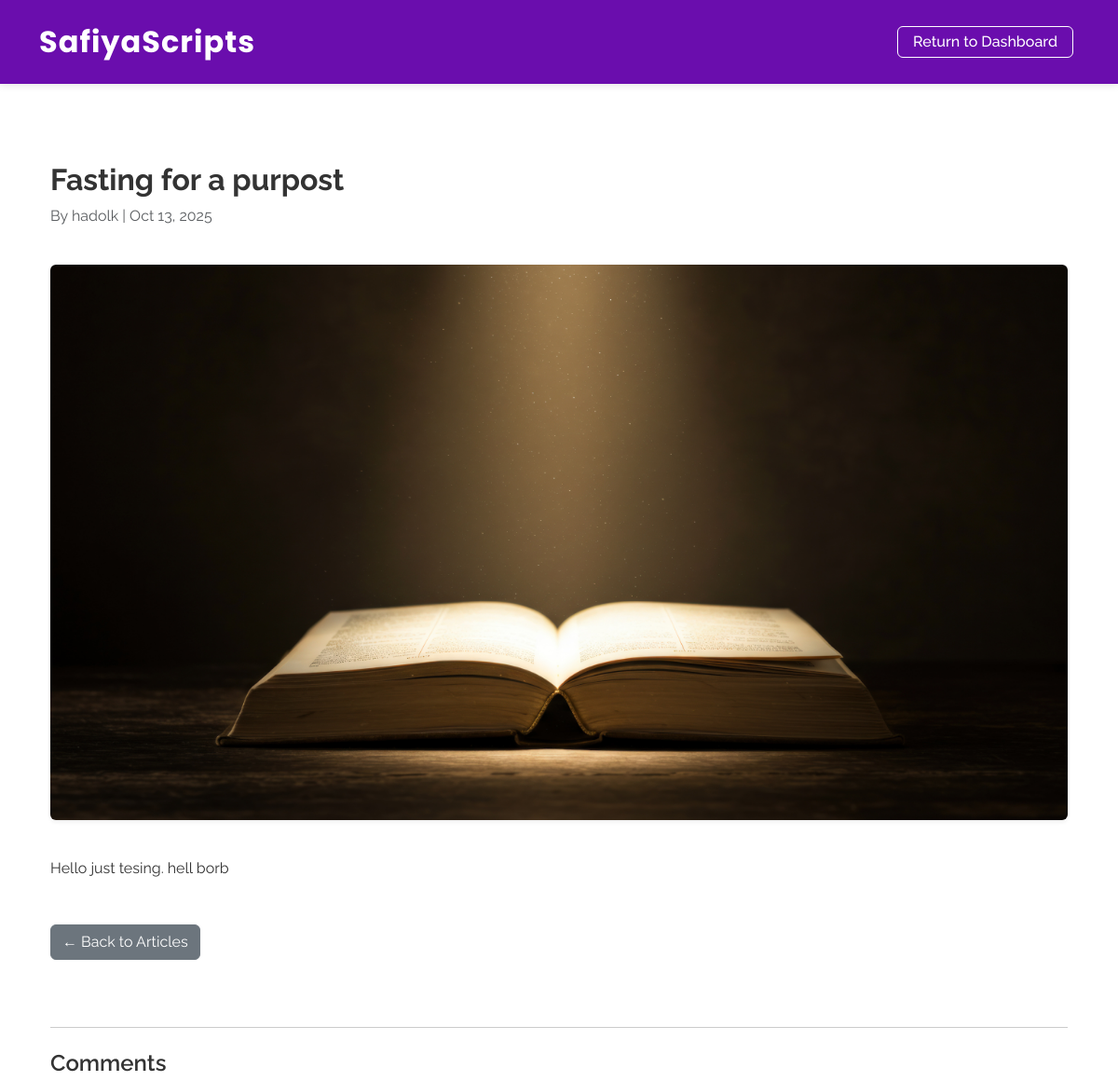
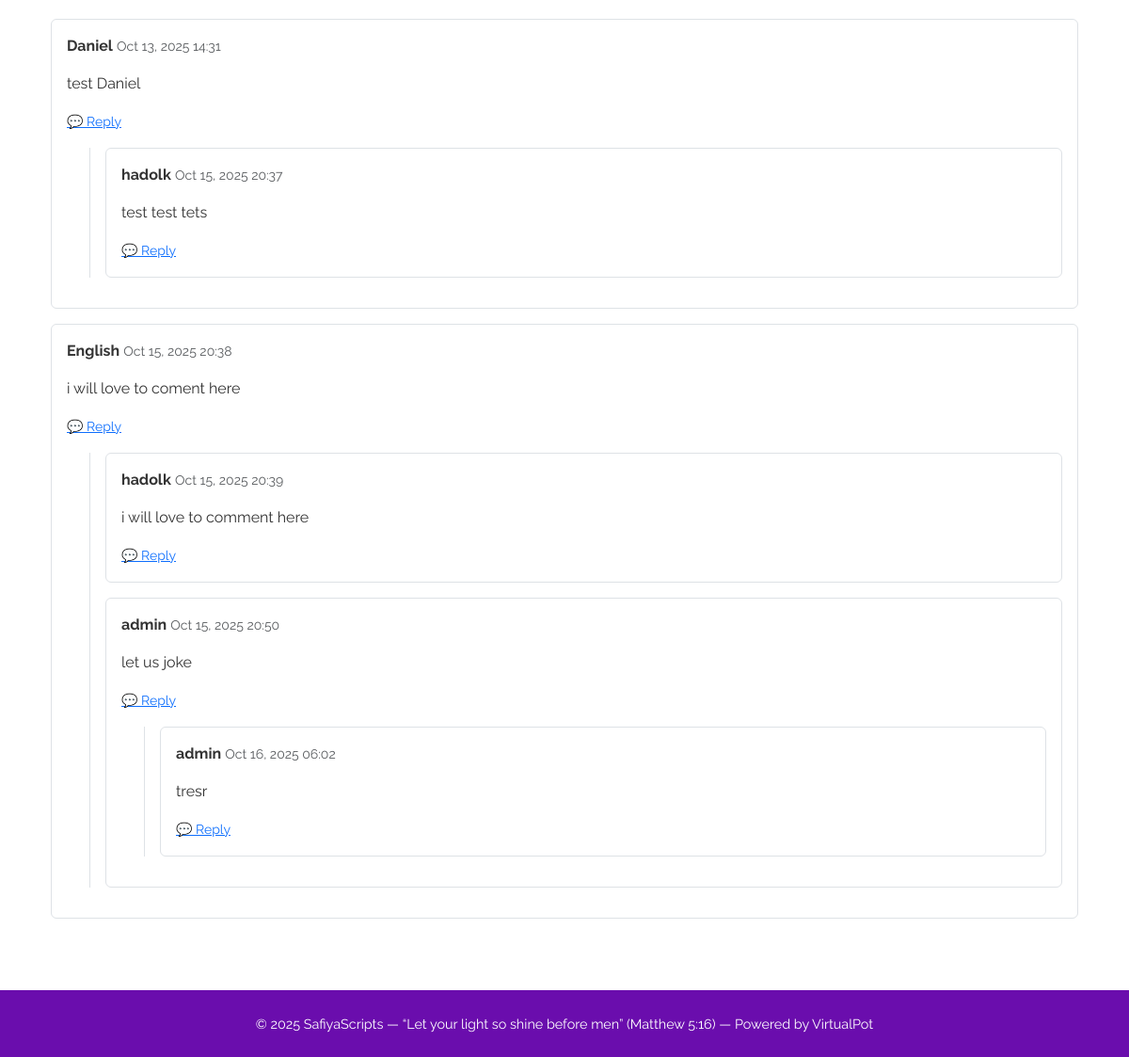
The page /articles/5/ on the database its author committed (2 pictures, top to bottom).
### articles/models.py (models this page shows, shortened)
class Article(models.Model):
    title = models.CharField(max_length=200)
    short_description = models.TextField(max_length=300)
    full_description = models.TextField()
    author = models.ForeignKey(User, on_delete=models.CASCADE)
    image = models.ImageField(upload_to='article_images/', blank=True, null=True)
    date_posted = models.DateTimeField(default=timezone.now)
    class Meta:
        ordering = ['-date_posted']

class Comment(models.Model):
    article = models.ForeignKey(Article, related_name='comments', on_delete=models.CASCADE)
    user = models.ForeignKey(User, on_delete=models.CASCADE, blank=True, null=True)
    parent = models.ForeignKey('self', null=True, blank=True, related_name='replies', on_delete=models.CASCADE)
    name = models.CharField(max_length=100)
    email = models.EmailField(blank=True, null=True)
    content = models.TextField()
    created_at = models.DateTimeField(default=timezone.now)
    class Meta:
        ordering = ['created_at']

### articles/views.py (the view, shortened to what this page needs)
def article_detail(request, pk):
    article = get_object_or_404(Article, pk=pk)
    comments = article.comments.filter(parent__isnull=True).select_related('user')
    comment_form = CommentForm()
    context = {
        'article': article,
        'comments': comments,
        'comment_form': comment_form,
    }
    return render(request, 'articles/article_detail.html', context)

### templates/articles/article_detail.html (shortened to what this page needs)
{% extends "base_admin.html" %}
{% block content %}
<div class="container mt-4">
  <div class="d-flex justify-content-between align-items-center">
    <div>
      <h2 class="fw-bold">{{ article.title }}</h2>
      <p class="text-muted">
        By {{ article.author.username }} | {{ article.date_posted|date:"M d, Y" }}
      </p>
    </div>
  </div>
  {% if article.image %}
    <img src="{{ article.image.url }}"
         class="img-fluid rounded my-4 shadow-sm"
         alt="{{ article.title }}">
  {% endif %}
  <div class="article-body mb-5">
    <p class="fs-5">{{ article.full_description|linebreaks }}</p>
  </div>
  {% if request.user.is_staff %}
    <a href="{% url 'articles:article_list' %}" class="btn btn-secondary mb-5">
      ← Back to Articles
    </a>
  {% else %}
    <a href="{% url 'articles:article_list_public' %}" class="btn btn-secondary mb-5">
      ← Back to Articles
    </a>
  {% endif %}
  <hr class="my-4">
  <h4 class="mb-4 fw-semibold">Comments</h4>
  <div class="mt-3">
    {% if comments %}
      {% for comment in comments %}
        {% include "articles/comment_thread.html" with comment=comment %}
      {% endfor %}
    {% else %}
      <p class="text-muted">No comments yet.</p>
    {% endif %}
  </div>
</div>
{% endblock %}

### templates/articles/comment_thread.html (shortened to what this page needs)
<div class="border rounded p-3 mb-3" id="comment-{{ comment.id }}">
  <p><strong>{{ comment.name }}</strong> <small class="text-muted">{{ comment.created_at|date:"M d, Y H:i" }}</small></p>
  <p>{{ comment.content|linebreaks }}</p>
  <a href="#" class="text-primary small reply-link" data-comment="{{ comment.id }}">
    💬 Reply
  </a>
  {% if comment.replies.all %}
    <div class="ms-4 mt-3 border-start ps-3">
      {% for reply in comment.replies.all %}
        {% include "articles/comment_thread.html" with comment=reply %}
      {% endfor %}
    </div>
  {% endif %}
</div>

### templates/base_admin.html (style rules this page uses)
body { background-color: #ffffff; font-family: 'Raleway', sans-serif; color: #333; min-height: 100vh; display: flex; flex-direction: column; }

### rows shown on the page
Article: title "Fasting for a purpost", author.username "hadolk", date_posted "Oct 13, 2025", image (picture), full_description "Hello just tesing. hell borb"
Comment: name "Daniel", created_at "Oct 13, 2025 14:31", content "test Daniel"
Comment: name "hadolk", created_at "Oct 15, 2025 20:37", content "test test tets"
Comment: name "English", created_at "Oct 15, 2025 20:38", content "i will love to coment here"
Comment: name "hadolk", created_at "Oct 15, 2025 20:39", content "i will love to comment here"
Comment: name "admin", created_at "Oct 15, 2025 20:50", content "let us joke"
Comment: name "admin", created_at "Oct 16, 2025 06:02", content "tresr"
